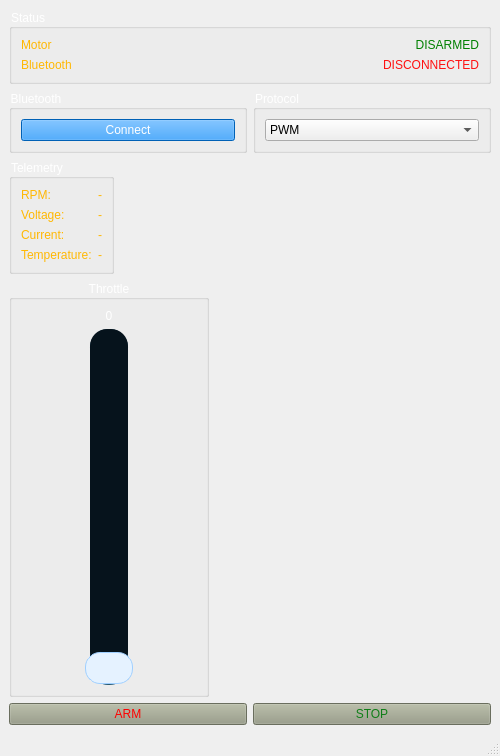
<?xml version="1.0" encoding="UTF-8"?>
<ui version="4.0">
 <class>MainWindow</class>
 <widget class="QMainWindow" name="MainWindow">
  <property name="geometry">
   <rect>
    <x>0</x>
    <y>0</y>
    <width>500</width>
    <height>756</height>
   </rect>
  </property>
  <property name="windowTitle">
   <string>MainWindow</string>
  </property>
  <property name="styleSheet">
   <string notr="true">#centralwidget {
    border-image: url(:/background2.png) 0 0 0 0 stretch stretch;
}</string>
  </property>
  <widget class="QWidget" name="centralwidget">
   <property name="sizePolicy">
    <sizepolicy hsizetype="Expanding" vsizetype="Expanding">
     <horstretch>0</horstretch>
     <verstretch>0</verstretch>
    </sizepolicy>
   </property>
   <layout class="QFormLayout" name="formLayout">
    <item row="3" column="0">
     <widget class="QGroupBox" name="groupBox_3">
      <property name="minimumSize">
       <size>
        <width>200</width>
        <height>100</height>
       </size>
      </property>
      <property name="maximumSize">
       <size>
        <width>200</width>
        <height>16777215</height>
       </size>
      </property>
      <property name="styleSheet">
       <string notr="true">color: rgb(255, 255, 255);
font: 700 14pt &quot;Arial&quot;;</string>
      </property>
      <property name="title">
       <string>Throttle</string>
      </property>
      <property name="alignment">
       <set>Qt::AlignmentFlag::AlignCenter</set>
      </property>
      <property name="flat">
       <bool>false</bool>
      </property>
      <property name="checkable">
       <bool>false</bool>
      </property>
      <layout class="QVBoxLayout" name="verticalLayout_3">
       <item>
        <widget class="QLabel" name="throttleLabel">
         <property name="styleSheet">
          <string notr="true">color: rgb(255, 255, 255);
font: 700 20pt &quot;Arial&quot;;
</string>
         </property>
         <property name="text">
          <string>0</string>
         </property>
         <property name="textFormat">
          <enum>Qt::TextFormat::MarkdownText</enum>
         </property>
         <property name="alignment">
          <set>Qt::AlignmentFlag::AlignCenter</set>
         </property>
        </widget>
       </item>
       <item alignment="Qt::AlignmentFlag::AlignHCenter">
        <widget class="QSlider" name="verticalSlider">
         <property name="styleSheet">
          <string notr="true">/* 1. КОНТЕЙНЕР СЛАЙДЕРА */
QSlider:vertical {
    min-width: 48px;                  
}

/* 2. ДОРІЖКА (Грув) */
QSlider::groove:vertical {
    width: 36px;                      
    background-color: #087ce8;   
    border: 1px solid #2b5b72;
    /* Повне закруглення з усіх боків (36px / 2) */
    border-radius: 18px;              
    margin: 0px;                      
}

/* 3. АКТИВНА ЧАСТИНА (Нижня частина доріжки під повзунком) */
QSlider::sub-page:vertical {
    background-color: #06131c;   
    border: none;
    /* Закругляємо ВСІ 4 кути, щоб при піднятті повзунка вгору 
       темний колір не перекривав закруглений верхній край доріжки */
    border-radius: 17px;   
}

/* 4. НЕАКТИВНА ЧАСТИНА (Верхня частина доріжки над повзунком) */
QSlider::add-page:vertical {
    background-color: transparent;
    border: none;
    /* Закругляємо про всяк випадок, якщо захочеться змінити transparent на інший колір */
    border-radius: 17px;
}

/* 5. ПОВЗУНОК */
QSlider::handle:vertical {
    height: 30px;                     
    width: 48px;                      
    margin: 0px -6px;                 
    background-color: #e5f2ff;
    border: 1px solid #9fcfff;
    border-radius: 15px;              
}</string>
         </property>
         <property name="maximum">
          <number>100</number>
         </property>
         <property name="pageStep">
          <number>13</number>
         </property>
         <property name="value">
          <number>0</number>
         </property>
         <property name="orientation">
          <enum>Qt::Orientation::Vertical</enum>
         </property>
         <property name="tickInterval">
          <number>100</number>
         </property>
        </widget>
       </item>
      </layout>
     </widget>
    </item>
    <item row="0" column="0" colspan="2">
     <widget class="QGroupBox" name="groupBox_4">
      <property name="styleSheet">
       <string notr="true">color: rgb(255, 255, 255);
font: 700 14pt &quot;Arial&quot;;</string>
      </property>
      <property name="title">
       <string>Status</string>
      </property>
      <property name="flat">
       <bool>false</bool>
      </property>
      <layout class="QVBoxLayout" name="verticalLayout_4">
       <item>
        <layout class="QHBoxLayout" name="horizontalLayout_3">
         <item>
          <widget class="QLabel" name="label">
           <property name="styleSheet">
            <string notr="true">font: 700 16pt &quot;Arial&quot;;
color: rgb(255, 184, 3);</string>
           </property>
           <property name="text">
            <string>Motor</string>
           </property>
          </widget>
         </item>
         <item>
          <widget class="QLabel" name="motorStatus">
           <property name="sizePolicy">
            <sizepolicy hsizetype="Preferred" vsizetype="Minimum">
             <horstretch>0</horstretch>
             <verstretch>0</verstretch>
            </sizepolicy>
           </property>
           <property name="styleSheet">
            <string notr="true">color:green;
font: 700 16pt &quot;Arial&quot;
</string>
           </property>
           <property name="lineWidth">
            <number>-1</number>
           </property>
           <property name="text">
            <string>DISARMED</string>
           </property>
           <property name="alignment">
            <set>Qt::AlignmentFlag::AlignRight|Qt::AlignmentFlag::AlignTrailing|Qt::AlignmentFlag::AlignVCenter</set>
           </property>
          </widget>
         </item>
        </layout>
       </item>
       <item>
        <layout class="QHBoxLayout" name="horizontalLayout_7">
         <item>
          <widget class="QLabel" name="label_2">
           <property name="styleSheet">
            <string notr="true">font: 700 16pt &quot;Arial&quot;;
color: rgb(255, 184, 3);</string>
           </property>
           <property name="text">
            <string>Bluetooth</string>
           </property>
          </widget>
         </item>
         <item>
          <widget class="QLabel" name="connectStatus">
           <property name="styleSheet">
            <string notr="true">font: 700 16pt &quot;Arial&quot;;
color: rgb(255, 17, 17);</string>
           </property>
           <property name="text">
            <string>DISCONNECTED</string>
           </property>
           <property name="alignment">
            <set>Qt::AlignmentFlag::AlignRight|Qt::AlignmentFlag::AlignTrailing|Qt::AlignmentFlag::AlignVCenter</set>
           </property>
          </widget>
         </item>
        </layout>
       </item>
      </layout>
     </widget>
    </item>
    <item row="1" column="0" colspan="2">
     <layout class="QHBoxLayout" name="horizontalLayout">
      <item>
       <widget class="QGroupBox" name="groupBox_2">
        <property name="styleSheet">
         <string notr="true">color: rgb(255, 255, 255);
font: 700 14pt &quot;Arial&quot;;</string>
        </property>
        <property name="title">
         <string>Bluetooth</string>
        </property>
        <layout class="QVBoxLayout" name="verticalLayout_6">
         <item>
          <widget class="QPushButton" name="connectButton">
           <property name="styleSheet">
            <string notr="true">QPushButton {
    qproperty-icon: url(:/bluetooth.png);  /* Встановлюємо іконку */
    qproperty-iconSize: 30px 30px;         /* Зверніть увагу на &quot;qproperty-&quot; та літеру &quot;r&quot; */
    text-align: center;                    /* Виправлено одруки */
	
	background-color: rgb(0, 136, 255);
}

</string>
           </property>
           <property name="text">
            <string>Connect</string>
           </property>
          </widget>
         </item>
        </layout>
       </widget>
      </item>
      <item>
       <widget class="QGroupBox" name="groupBox">
        <property name="styleSheet">
         <string notr="true">color: rgb(255, 255, 255);
font: 700 14pt &quot;Arial&quot;;</string>
        </property>
        <property name="title">
         <string>Protocol</string>
        </property>
        <layout class="QVBoxLayout" name="verticalLayout">
         <item>
          <widget class="QComboBox" name="comboBox">
           <property name="styleSheet">
            <string notr="true">color:rgb(0, 0, 0)</string>
           </property>
           <item>
            <property name="text">
             <string>PWM</string>
            </property>
           </item>
           <item>
            <property name="text">
             <string>DShot300</string>
            </property>
           </item>
           <item>
            <property name="text">
             <string>DShot600</string>
            </property>
           </item>
           <item>
            <property name="text">
             <string>Bidirectional DShot</string>
            </property>
           </item>
          </widget>
         </item>
        </layout>
       </widget>
      </item>
     </layout>
    </item>
    <item row="4" column="0" colspan="2">
     <layout class="QHBoxLayout" name="horizontalLayout_2">
      <item>
       <widget class="QPushButton" name="armButton">
        <property name="styleSheet">
         <string notr="true">font: 700 20pt &quot;Arial&quot;;
color:red;
background-color: rgb(149, 154, 132);
</string>
        </property>
        <property name="text">
         <string>ARM</string>
        </property>
       </widget>
      </item>
      <item>
       <widget class="QPushButton" name="stopButton">
        <property name="styleSheet">
         <string notr="true">font: 700 20pt &quot;Arial&quot;;
color: rgb(15, 126, 24);
background-color: rgb(149, 154, 132);</string>
        </property>
        <property name="text">
         <string>STOP</string>
        </property>
       </widget>
      </item>
     </layout>
    </item>
    <item row="2" column="0">
     <widget class="QGroupBox" name="groupBox_5">
      <property name="sizePolicy">
       <sizepolicy hsizetype="Preferred" vsizetype="Minimum">
        <horstretch>0</horstretch>
        <verstretch>0</verstretch>
       </sizepolicy>
      </property>
      <property name="maximumSize">
       <size>
        <width>1000</width>
        <height>16777215</height>
       </size>
      </property>
      <property name="styleSheet">
       <string notr="true">color: rgb(255, 255, 255);
font: 700 14pt &quot;Arial&quot;;</string>
      </property>
      <property name="title">
       <string>Telemetry</string>
      </property>
      <layout class="QVBoxLayout" name="verticalLayout_2">
       <item>
        <layout class="QHBoxLayout" name="horizontalLayout_4">
         <item>
          <widget class="QLabel" name="label_4">
           <property name="styleSheet">
            <string notr="true">font: 700 14pt &quot;Arial&quot;;
color: rgb(255, 184, 3);</string>
           </property>
           <property name="text">
            <string>RPM:</string>
           </property>
          </widget>
         </item>
         <item>
          <widget class="QLabel" name="l_rpm">
           <property name="styleSheet">
            <string notr="true">font: 700 14pt &quot;Arial&quot;;
color: rgb(255, 184, 3);</string>
           </property>
           <property name="text">
            <string>-</string>
           </property>
           <property name="alignment">
            <set>Qt::AlignmentFlag::AlignRight|Qt::AlignmentFlag::AlignTrailing|Qt::AlignmentFlag::AlignVCenter</set>
           </property>
          </widget>
         </item>
        </layout>
       </item>
       <item>
        <layout class="QHBoxLayout" name="horizontalLayout_5">
         <item>
          <widget class="QLabel" name="label_5">
           <property name="styleSheet">
            <string notr="true">font: 700 14pt &quot;Arial&quot;;
color: rgb(255, 184, 3);</string>
           </property>
           <property name="text">
            <string>Voltage:</string>
           </property>
          </widget>
         </item>
         <item>
          <widget class="QLabel" name="l_voltage">
           <property name="styleSheet">
            <string notr="true">font: 700 14pt &quot;Arial&quot;;
color: rgb(255, 184, 3);</string>
           </property>
           <property name="text">
            <string>-</string>
           </property>
           <property name="alignment">
            <set>Qt::AlignmentFlag::AlignRight|Qt::AlignmentFlag::AlignTrailing|Qt::AlignmentFlag::AlignVCenter</set>
           </property>
          </widget>
         </item>
        </layout>
       </item>
       <item>
        <layout class="QHBoxLayout" name="horizontalLayout_6">
         <item>
          <widget class="QLabel" name="label_6">
           <property name="styleSheet">
            <string notr="true">font: 700 14pt &quot;Arial&quot;;
color: rgb(255, 184, 3);</string>
           </property>
           <property name="text">
            <string>Current:</string>
           </property>
          </widget>
         </item>
         <item>
          <widget class="QLabel" name="l_current">
           <property name="styleSheet">
            <string notr="true">font: 700 14pt &quot;Arial&quot;;
color: rgb(255, 184, 3);</string>
           </property>
           <property name="text">
            <string>-</string>
           </property>
           <property name="alignment">
            <set>Qt::AlignmentFlag::AlignRight|Qt::AlignmentFlag::AlignTrailing|Qt::AlignmentFlag::AlignVCenter</set>
           </property>
          </widget>
         </item>
        </layout>
       </item>
       <item>
        <layout class="QHBoxLayout" name="horizontalLayout_8">
         <item>
          <widget class="QLabel" name="label_7">
           <property name="styleSheet">
            <string notr="true">font: 700 14pt &quot;Arial&quot;;
color: rgb(255, 184, 3);</string>
           </property>
           <property name="text">
            <string>Temperature:</string>
           </property>
          </widget>
         </item>
         <item>
          <widget class="QLabel" name="l_temp">
           <property name="styleSheet">
            <string notr="true">font: 700 14pt &quot;Arial&quot;;
color: rgb(255, 184, 3);</string>
           </property>
           <property name="text">
            <string>-</string>
           </property>
           <property name="alignment">
            <set>Qt::AlignmentFlag::AlignCenter</set>
           </property>
          </widget>
         </item>
        </layout>
       </item>
      </layout>
     </widget>
    </item>
   </layout>
  </widget>
  <widget class="QMenuBar" name="menubar">
   <property name="geometry">
    <rect>
     <x>0</x>
     <y>0</y>
     <width>500</width>
     <height>25</height>
    </rect>
   </property>
  </widget>
  <widget class="QStatusBar" name="statusbar"/>
 </widget>
 <resources/>
 <connections/>
</ui>
